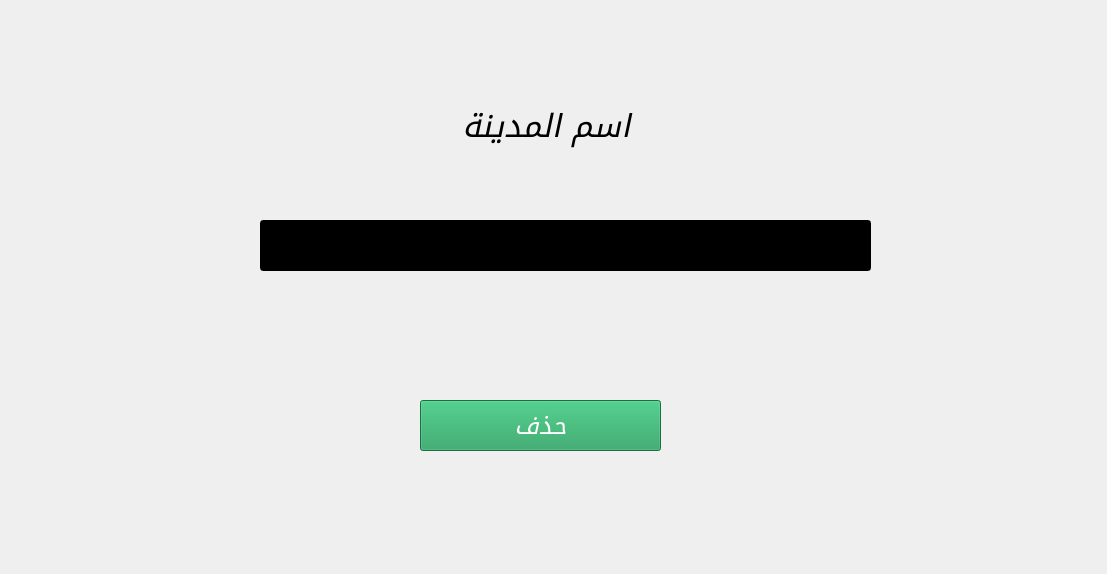
<?xml version="1.0" encoding="UTF-8"?>
<ui version="4.0">
 <class>DeleteCity</class>
 <widget class="QWidget" name="DeleteCity">
  <property name="geometry">
   <rect>
    <x>0</x>
    <y>0</y>
    <width>1107</width>
    <height>574</height>
   </rect>
  </property>
  <property name="windowTitle">
   <string>Form</string>
  </property>
  <widget class="QLabel" name="deleteCityNameLabel">
   <property name="geometry">
    <rect>
     <x>260</x>
     <y>70</y>
     <width>401</width>
     <height>111</height>
    </rect>
   </property>
   <property name="font">
    <font>
     <family>Franklin Gothic Book</family>
     <pointsize>24</pointsize>
     <italic>true</italic>
    </font>
   </property>
   <property name="text">
    <string>   اسم المدينة</string>
   </property>
  </widget>
  <widget class="QPushButton" name="deleteCityConfirmButton">
   <property name="geometry">
    <rect>
     <x>420</x>
     <y>400</y>
     <width>241</width>
     <height>51</height>
    </rect>
   </property>
   <property name="palette">
    <palette>
     <active>
      <colorrole role="WindowText">
       <brush brushstyle="SolidPattern">
        <color alpha="255">
         <red>255</red>
         <green>255</green>
         <blue>255</blue>
        </color>
       </brush>
      </colorrole>
      <colorrole role="Button">
       <brush brushstyle="SolidPattern">
        <color alpha="255">
         <red>32</red>
         <green>157</green>
         <blue>92</blue>
        </color>
       </brush>
      </colorrole>
      <colorrole role="Light">
       <brush brushstyle="SolidPattern">
        <color alpha="255">
         <red>48</red>
         <green>235</green>
         <blue>138</blue>
        </color>
       </brush>
      </colorrole>
      <colorrole role="Midlight">
       <brush brushstyle="SolidPattern">
        <color alpha="255">
         <red>40</red>
         <green>196</green>
         <blue>115</blue>
        </color>
       </brush>
      </colorrole>
      <colorrole role="Dark">
       <brush brushstyle="SolidPattern">
        <color alpha="255">
         <red>16</red>
         <green>78</green>
         <blue>46</blue>
        </color>
       </brush>
      </colorrole>
      <colorrole role="Mid">
       <brush brushstyle="SolidPattern">
        <color alpha="255">
         <red>21</red>
         <green>105</green>
         <blue>61</blue>
        </color>
       </brush>
      </colorrole>
      <colorrole role="Text">
       <brush brushstyle="SolidPattern">
        <color alpha="255">
         <red>0</red>
         <green>0</green>
         <blue>0</blue>
        </color>
       </brush>
      </colorrole>
      <colorrole role="BrightText">
       <brush brushstyle="SolidPattern">
        <color alpha="255">
         <red>255</red>
         <green>255</green>
         <blue>255</blue>
        </color>
       </brush>
      </colorrole>
      <colorrole role="ButtonText">
       <brush brushstyle="SolidPattern">
        <color alpha="255">
         <red>255</red>
         <green>255</green>
         <blue>255</blue>
        </color>
       </brush>
      </colorrole>
      <colorrole role="Base">
       <brush brushstyle="SolidPattern">
        <color alpha="255">
         <red>255</red>
         <green>255</green>
         <blue>255</blue>
        </color>
       </brush>
      </colorrole>
      <colorrole role="Window">
       <brush brushstyle="SolidPattern">
        <color alpha="255">
         <red>32</red>
         <green>157</green>
         <blue>92</blue>
        </color>
       </brush>
      </colorrole>
      <colorrole role="Shadow">
       <brush brushstyle="SolidPattern">
        <color alpha="255">
         <red>0</red>
         <green>0</green>
         <blue>0</blue>
        </color>
       </brush>
      </colorrole>
      <colorrole role="AlternateBase">
       <brush brushstyle="SolidPattern">
        <color alpha="255">
         <red>143</red>
         <green>206</green>
         <blue>173</blue>
        </color>
       </brush>
      </colorrole>
      <colorrole role="ToolTipBase">
       <brush brushstyle="SolidPattern">
        <color alpha="255">
         <red>255</red>
         <green>255</green>
         <blue>220</blue>
        </color>
       </brush>
      </colorrole>
      <colorrole role="ToolTipText">
       <brush brushstyle="SolidPattern">
        <color alpha="255">
         <red>0</red>
         <green>0</green>
         <blue>0</blue>
        </color>
       </brush>
      </colorrole>
      <colorrole role="PlaceholderText">
       <brush brushstyle="SolidPattern">
        <color alpha="127">
         <red>0</red>
         <green>0</green>
         <blue>0</blue>
        </color>
       </brush>
      </colorrole>
      <colorrole role="Accent">
       <brush brushstyle="SolidPattern">
        <color alpha="255">
         <red>255</red>
         <green>255</green>
         <blue>255</blue>
        </color>
       </brush>
      </colorrole>
     </active>
     <inactive>
      <colorrole role="WindowText">
       <brush brushstyle="SolidPattern">
        <color alpha="255">
         <red>255</red>
         <green>255</green>
         <blue>255</blue>
        </color>
       </brush>
      </colorrole>
      <colorrole role="Button">
       <brush brushstyle="SolidPattern">
        <color alpha="255">
         <red>32</red>
         <green>157</green>
         <blue>92</blue>
        </color>
       </brush>
      </colorrole>
      <colorrole role="Light">
       <brush brushstyle="SolidPattern">
        <color alpha="255">
         <red>48</red>
         <green>235</green>
         <blue>138</blue>
        </color>
       </brush>
      </colorrole>
      <colorrole role="Midlight">
       <brush brushstyle="SolidPattern">
        <color alpha="255">
         <red>40</red>
         <green>196</green>
         <blue>115</blue>
        </color>
       </brush>
      </colorrole>
      <colorrole role="Dark">
       <brush brushstyle="SolidPattern">
        <color alpha="255">
         <red>16</red>
         <green>78</green>
         <blue>46</blue>
        </color>
       </brush>
      </colorrole>
      <colorrole role="Mid">
       <brush brushstyle="SolidPattern">
        <color alpha="255">
         <red>21</red>
         <green>105</green>
         <blue>61</blue>
        </color>
       </brush>
      </colorrole>
      <colorrole role="Text">
       <brush brushstyle="SolidPattern">
        <color alpha="255">
         <red>0</red>
         <green>0</green>
         <blue>0</blue>
        </color>
       </brush>
      </colorrole>
      <colorrole role="BrightText">
       <brush brushstyle="SolidPattern">
        <color alpha="255">
         <red>255</red>
         <green>255</green>
         <blue>255</blue>
        </color>
       </brush>
      </colorrole>
      <colorrole role="ButtonText">
       <brush brushstyle="SolidPattern">
        <color alpha="255">
         <red>255</red>
         <green>255</green>
         <blue>255</blue>
        </color>
       </brush>
      </colorrole>
      <colorrole role="Base">
       <brush brushstyle="SolidPattern">
        <color alpha="255">
         <red>255</red>
         <green>255</green>
         <blue>255</blue>
        </color>
       </brush>
      </colorrole>
      <colorrole role="Window">
       <brush brushstyle="SolidPattern">
        <color alpha="255">
         <red>32</red>
         <green>157</green>
         <blue>92</blue>
        </color>
       </brush>
      </colorrole>
      <colorrole role="Shadow">
       <brush brushstyle="SolidPattern">
        <color alpha="255">
         <red>0</red>
         <green>0</green>
         <blue>0</blue>
        </color>
       </brush>
      </colorrole>
      <colorrole role="AlternateBase">
       <brush brushstyle="SolidPattern">
        <color alpha="255">
         <red>143</red>
         <green>206</green>
         <blue>173</blue>
        </color>
       </brush>
      </colorrole>
      <colorrole role="ToolTipBase">
       <brush brushstyle="SolidPattern">
        <color alpha="255">
         <red>255</red>
         <green>255</green>
         <blue>220</blue>
        </color>
       </brush>
      </colorrole>
      <colorrole role="ToolTipText">
       <brush brushstyle="SolidPattern">
        <color alpha="255">
         <red>0</red>
         <green>0</green>
         <blue>0</blue>
        </color>
       </brush>
      </colorrole>
      <colorrole role="PlaceholderText">
       <brush brushstyle="SolidPattern">
        <color alpha="127">
         <red>0</red>
         <green>0</green>
         <blue>0</blue>
        </color>
       </brush>
      </colorrole>
      <colorrole role="Accent">
       <brush brushstyle="SolidPattern">
        <color alpha="255">
         <red>255</red>
         <green>255</green>
         <blue>255</blue>
        </color>
       </brush>
      </colorrole>
     </inactive>
     <disabled>
      <colorrole role="WindowText">
       <brush brushstyle="SolidPattern">
        <color alpha="255">
         <red>16</red>
         <green>78</green>
         <blue>46</blue>
        </color>
       </brush>
      </colorrole>
      <colorrole role="Button">
       <brush brushstyle="SolidPattern">
        <color alpha="255">
         <red>32</red>
         <green>157</green>
         <blue>92</blue>
        </color>
       </brush>
      </colorrole>
      <colorrole role="Light">
       <brush brushstyle="SolidPattern">
        <color alpha="255">
         <red>48</red>
         <green>235</green>
         <blue>138</blue>
        </color>
       </brush>
      </colorrole>
      <colorrole role="Midlight">
       <brush brushstyle="SolidPattern">
        <color alpha="255">
         <red>40</red>
         <green>196</green>
         <blue>115</blue>
        </color>
       </brush>
      </colorrole>
      <colorrole role="Dark">
       <brush brushstyle="SolidPattern">
        <color alpha="255">
         <red>16</red>
         <green>78</green>
         <blue>46</blue>
        </color>
       </brush>
      </colorrole>
      <colorrole role="Mid">
       <brush brushstyle="SolidPattern">
        <color alpha="255">
         <red>21</red>
         <green>105</green>
         <blue>61</blue>
        </color>
       </brush>
      </colorrole>
      <colorrole role="Text">
       <brush brushstyle="SolidPattern">
        <color alpha="255">
         <red>16</red>
         <green>78</green>
         <blue>46</blue>
        </color>
       </brush>
      </colorrole>
      <colorrole role="BrightText">
       <brush brushstyle="SolidPattern">
        <color alpha="255">
         <red>255</red>
         <green>255</green>
         <blue>255</blue>
        </color>
       </brush>
      </colorrole>
      <colorrole role="ButtonText">
       <brush brushstyle="SolidPattern">
        <color alpha="255">
         <red>16</red>
         <green>78</green>
         <blue>46</blue>
        </color>
       </brush>
      </colorrole>
      <colorrole role="Base">
       <brush brushstyle="SolidPattern">
        <color alpha="255">
         <red>32</red>
         <green>157</green>
         <blue>92</blue>
        </color>
       </brush>
      </colorrole>
      <colorrole role="Window">
       <brush brushstyle="SolidPattern">
        <color alpha="255">
         <red>32</red>
         <green>157</green>
         <blue>92</blue>
        </color>
       </brush>
      </colorrole>
      <colorrole role="Shadow">
       <brush brushstyle="SolidPattern">
        <color alpha="255">
         <red>0</red>
         <green>0</green>
         <blue>0</blue>
        </color>
       </brush>
      </colorrole>
      <colorrole role="AlternateBase">
       <brush brushstyle="SolidPattern">
        <color alpha="255">
         <red>32</red>
         <green>157</green>
         <blue>92</blue>
        </color>
       </brush>
      </colorrole>
      <colorrole role="ToolTipBase">
       <brush brushstyle="SolidPattern">
        <color alpha="255">
         <red>255</red>
         <green>255</green>
         <blue>220</blue>
        </color>
       </brush>
      </colorrole>
      <colorrole role="ToolTipText">
       <brush brushstyle="SolidPattern">
        <color alpha="255">
         <red>0</red>
         <green>0</green>
         <blue>0</blue>
        </color>
       </brush>
      </colorrole>
      <colorrole role="PlaceholderText">
       <brush brushstyle="SolidPattern">
        <color alpha="127">
         <red>16</red>
         <green>78</green>
         <blue>46</blue>
        </color>
       </brush>
      </colorrole>
      <colorrole role="Accent">
       <brush brushstyle="SolidPattern">
        <color alpha="255">
         <red>42</red>
         <green>204</green>
         <blue>120</blue>
        </color>
       </brush>
      </colorrole>
     </disabled>
    </palette>
   </property>
   <property name="font">
    <font>
     <family>Franklin Gothic Book</family>
     <pointsize>18</pointsize>
     <italic>true</italic>
    </font>
   </property>
   <property name="text">
    <string>حذف</string>
   </property>
  </widget>
  <widget class="QLineEdit" name="deleteCityNameLineEdit">
   <property name="geometry">
    <rect>
     <x>260</x>
     <y>220</y>
     <width>611</width>
     <height>51</height>
    </rect>
   </property>
   <property name="palette">
    <palette>
     <active>
      <colorrole role="WindowText">
       <brush brushstyle="SolidPattern">
        <color alpha="255">
         <red>255</red>
         <green>255</green>
         <blue>255</blue>
        </color>
       </brush>
      </colorrole>
      <colorrole role="Button">
       <brush brushstyle="SolidPattern">
        <color alpha="255">
         <red>0</red>
         <green>0</green>
         <blue>0</blue>
        </color>
       </brush>
      </colorrole>
      <colorrole role="Light">
       <brush brushstyle="SolidPattern">
        <color alpha="255">
         <red>0</red>
         <green>0</green>
         <blue>0</blue>
        </color>
       </brush>
      </colorrole>
      <colorrole role="Midlight">
       <brush brushstyle="SolidPattern">
        <color alpha="255">
         <red>0</red>
         <green>0</green>
         <blue>0</blue>
        </color>
       </brush>
      </colorrole>
      <colorrole role="Dark">
       <brush brushstyle="SolidPattern">
        <color alpha="255">
         <red>0</red>
         <green>0</green>
         <blue>0</blue>
        </color>
       </brush>
      </colorrole>
      <colorrole role="Mid">
       <brush brushstyle="SolidPattern">
        <color alpha="255">
         <red>0</red>
         <green>0</green>
         <blue>0</blue>
        </color>
       </brush>
      </colorrole>
      <colorrole role="Text">
       <brush brushstyle="SolidPattern">
        <color alpha="255">
         <red>255</red>
         <green>255</green>
         <blue>255</blue>
        </color>
       </brush>
      </colorrole>
      <colorrole role="BrightText">
       <brush brushstyle="SolidPattern">
        <color alpha="255">
         <red>255</red>
         <green>255</green>
         <blue>255</blue>
        </color>
       </brush>
      </colorrole>
      <colorrole role="ButtonText">
       <brush brushstyle="SolidPattern">
        <color alpha="255">
         <red>255</red>
         <green>255</green>
         <blue>255</blue>
        </color>
       </brush>
      </colorrole>
      <colorrole role="Base">
       <brush brushstyle="SolidPattern">
        <color alpha="255">
         <red>0</red>
         <green>0</green>
         <blue>0</blue>
        </color>
       </brush>
      </colorrole>
      <colorrole role="Window">
       <brush brushstyle="SolidPattern">
        <color alpha="255">
         <red>0</red>
         <green>0</green>
         <blue>0</blue>
        </color>
       </brush>
      </colorrole>
      <colorrole role="Shadow">
       <brush brushstyle="SolidPattern">
        <color alpha="255">
         <red>0</red>
         <green>0</green>
         <blue>0</blue>
        </color>
       </brush>
      </colorrole>
      <colorrole role="AlternateBase">
       <brush brushstyle="SolidPattern">
        <color alpha="255">
         <red>0</red>
         <green>0</green>
         <blue>0</blue>
        </color>
       </brush>
      </colorrole>
      <colorrole role="ToolTipBase">
       <brush brushstyle="SolidPattern">
        <color alpha="255">
         <red>255</red>
         <green>255</green>
         <blue>220</blue>
        </color>
       </brush>
      </colorrole>
      <colorrole role="ToolTipText">
       <brush brushstyle="SolidPattern">
        <color alpha="255">
         <red>0</red>
         <green>0</green>
         <blue>0</blue>
        </color>
       </brush>
      </colorrole>
      <colorrole role="PlaceholderText">
       <brush brushstyle="SolidPattern">
        <color alpha="127">
         <red>255</red>
         <green>255</green>
         <blue>255</blue>
        </color>
       </brush>
      </colorrole>
      <colorrole role="Accent">
       <brush brushstyle="SolidPattern">
        <color alpha="255">
         <red>0</red>
         <green>0</green>
         <blue>0</blue>
        </color>
       </brush>
      </colorrole>
     </active>
     <inactive>
      <colorrole role="WindowText">
       <brush brushstyle="SolidPattern">
        <color alpha="255">
         <red>255</red>
         <green>255</green>
         <blue>255</blue>
        </color>
       </brush>
      </colorrole>
      <colorrole role="Button">
       <brush brushstyle="SolidPattern">
        <color alpha="255">
         <red>0</red>
         <green>0</green>
         <blue>0</blue>
        </color>
       </brush>
      </colorrole>
      <colorrole role="Light">
       <brush brushstyle="SolidPattern">
        <color alpha="255">
         <red>0</red>
         <green>0</green>
         <blue>0</blue>
        </color>
       </brush>
      </colorrole>
      <colorrole role="Midlight">
       <brush brushstyle="SolidPattern">
        <color alpha="255">
         <red>0</red>
         <green>0</green>
         <blue>0</blue>
        </color>
       </brush>
      </colorrole>
      <colorrole role="Dark">
       <brush brushstyle="SolidPattern">
        <color alpha="255">
         <red>0</red>
         <green>0</green>
         <blue>0</blue>
        </color>
       </brush>
      </colorrole>
      <colorrole role="Mid">
       <brush brushstyle="SolidPattern">
        <color alpha="255">
         <red>0</red>
         <green>0</green>
         <blue>0</blue>
        </color>
       </brush>
      </colorrole>
      <colorrole role="Text">
       <brush brushstyle="SolidPattern">
        <color alpha="255">
         <red>255</red>
         <green>255</green>
         <blue>255</blue>
        </color>
       </brush>
      </colorrole>
      <colorrole role="BrightText">
       <brush brushstyle="SolidPattern">
        <color alpha="255">
         <red>255</red>
         <green>255</green>
         <blue>255</blue>
        </color>
       </brush>
      </colorrole>
      <colorrole role="ButtonText">
       <brush brushstyle="SolidPattern">
        <color alpha="255">
         <red>255</red>
         <green>255</green>
         <blue>255</blue>
        </color>
       </brush>
      </colorrole>
      <colorrole role="Base">
       <brush brushstyle="SolidPattern">
        <color alpha="255">
         <red>0</red>
         <green>0</green>
         <blue>0</blue>
        </color>
       </brush>
      </colorrole>
      <colorrole role="Window">
       <brush brushstyle="SolidPattern">
        <color alpha="255">
         <red>0</red>
         <green>0</green>
         <blue>0</blue>
        </color>
       </brush>
      </colorrole>
      <colorrole role="Shadow">
       <brush brushstyle="SolidPattern">
        <color alpha="255">
         <red>0</red>
         <green>0</green>
         <blue>0</blue>
        </color>
       </brush>
      </colorrole>
      <colorrole role="AlternateBase">
       <brush brushstyle="SolidPattern">
        <color alpha="255">
         <red>0</red>
         <green>0</green>
         <blue>0</blue>
        </color>
       </brush>
      </colorrole>
      <colorrole role="ToolTipBase">
       <brush brushstyle="SolidPattern">
        <color alpha="255">
         <red>255</red>
         <green>255</green>
         <blue>220</blue>
        </color>
       </brush>
      </colorrole>
      <colorrole role="ToolTipText">
       <brush brushstyle="SolidPattern">
        <color alpha="255">
         <red>0</red>
         <green>0</green>
         <blue>0</blue>
        </color>
       </brush>
      </colorrole>
      <colorrole role="PlaceholderText">
       <brush brushstyle="SolidPattern">
        <color alpha="127">
         <red>255</red>
         <green>255</green>
         <blue>255</blue>
        </color>
       </brush>
      </colorrole>
      <colorrole role="Accent">
       <brush brushstyle="SolidPattern">
        <color alpha="255">
         <red>0</red>
         <green>0</green>
         <blue>0</blue>
        </color>
       </brush>
      </colorrole>
     </inactive>
     <disabled>
      <colorrole role="WindowText">
       <brush brushstyle="SolidPattern">
        <color alpha="255">
         <red>0</red>
         <green>0</green>
         <blue>0</blue>
        </color>
       </brush>
      </colorrole>
      <colorrole role="Button">
       <brush brushstyle="SolidPattern">
        <color alpha="255">
         <red>0</red>
         <green>0</green>
         <blue>0</blue>
        </color>
       </brush>
      </colorrole>
      <colorrole role="Light">
       <brush brushstyle="SolidPattern">
        <color alpha="255">
         <red>0</red>
         <green>0</green>
         <blue>0</blue>
        </color>
       </brush>
      </colorrole>
      <colorrole role="Midlight">
       <brush brushstyle="SolidPattern">
        <color alpha="255">
         <red>0</red>
         <green>0</green>
         <blue>0</blue>
        </color>
       </brush>
      </colorrole>
      <colorrole role="Dark">
       <brush brushstyle="SolidPattern">
        <color alpha="255">
         <red>0</red>
         <green>0</green>
         <blue>0</blue>
        </color>
       </brush>
      </colorrole>
      <colorrole role="Mid">
       <brush brushstyle="SolidPattern">
        <color alpha="255">
         <red>0</red>
         <green>0</green>
         <blue>0</blue>
        </color>
       </brush>
      </colorrole>
      <colorrole role="Text">
       <brush brushstyle="SolidPattern">
        <color alpha="255">
         <red>0</red>
         <green>0</green>
         <blue>0</blue>
        </color>
       </brush>
      </colorrole>
      <colorrole role="BrightText">
       <brush brushstyle="SolidPattern">
        <color alpha="255">
         <red>255</red>
         <green>255</green>
         <blue>255</blue>
        </color>
       </brush>
      </colorrole>
      <colorrole role="ButtonText">
       <brush brushstyle="SolidPattern">
        <color alpha="255">
         <red>0</red>
         <green>0</green>
         <blue>0</blue>
        </color>
       </brush>
      </colorrole>
      <colorrole role="Base">
       <brush brushstyle="SolidPattern">
        <color alpha="255">
         <red>0</red>
         <green>0</green>
         <blue>0</blue>
        </color>
       </brush>
      </colorrole>
      <colorrole role="Window">
       <brush brushstyle="SolidPattern">
        <color alpha="255">
         <red>0</red>
         <green>0</green>
         <blue>0</blue>
        </color>
       </brush>
      </colorrole>
      <colorrole role="Shadow">
       <brush brushstyle="SolidPattern">
        <color alpha="255">
         <red>0</red>
         <green>0</green>
         <blue>0</blue>
        </color>
       </brush>
      </colorrole>
      <colorrole role="AlternateBase">
       <brush brushstyle="SolidPattern">
        <color alpha="255">
         <red>0</red>
         <green>0</green>
         <blue>0</blue>
        </color>
       </brush>
      </colorrole>
      <colorrole role="ToolTipBase">
       <brush brushstyle="SolidPattern">
        <color alpha="255">
         <red>255</red>
         <green>255</green>
         <blue>220</blue>
        </color>
       </brush>
      </colorrole>
      <colorrole role="ToolTipText">
       <brush brushstyle="SolidPattern">
        <color alpha="255">
         <red>0</red>
         <green>0</green>
         <blue>0</blue>
        </color>
       </brush>
      </colorrole>
      <colorrole role="PlaceholderText">
       <brush brushstyle="SolidPattern">
        <color alpha="127">
         <red>0</red>
         <green>0</green>
         <blue>0</blue>
        </color>
       </brush>
      </colorrole>
      <colorrole role="Accent">
       <brush brushstyle="SolidPattern">
        <color alpha="255">
         <red>0</red>
         <green>0</green>
         <blue>0</blue>
        </color>
       </brush>
      </colorrole>
     </disabled>
    </palette>
   </property>
   <property name="font">
    <font>
     <family>Franklin Gothic Book</family>
     <pointsize>12</pointsize>
    </font>
   </property>
  </widget>
 </widget>
 <resources/>
 <connections/>
</ui>
